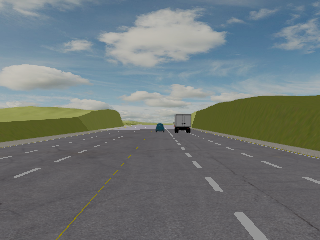
#> input picture exemplos/aula17-metadrive/amostra/quadro000.png, 320 x 240 px; its folder holds only this picture in this run
$ python testar.py
#> lines starting #> are read from the running program, lines starting #| are printed output that depends on the picture; after the words box and inside, x2 and y2 are one past the last pixel; in counts of white or black regions, pixels touching at a corner belong together
### exemplos/aula17-metadrive/capturar_frames.py
#!/usr/bin/env python3
"""Sobe o MetaDrive sem janela, dirige sozinho e grava N quadros da camera RGB.

    python capturar_frames.py                          # 60 quadros em ./quadros
    python capturar_frames.py --frames 500 --saida dataset --semente 3
    python capturar_frames.py --frames 3 --passo 1 --saida /tmp/q   # o teste rapido

Escreve, na pasta de --saida:

    quadro000.png ... quadroNNN.png   a camera sintetica, 8 bits, 3 canais
    estado.csv                        uma linha por quadro: onde o carro estava,
                                      a que velocidade, para onde apontava, o
                                      que havia a frente e se estava num
                                      cruzamento -- a base do rotulo
                                      semiautomatico do item 4 do TP4

QUEM DIRIGE e o IDMPolicy do proprio MetaDrive: segue a faixa, freia atras do
carro da frente e troca de faixa sozinho. Nao e o seu controlador; e o motorista
que gera os dados. Com ele a trajetoria depende so da semente, e o mesmo
comando gera o mesmo conjunto na sua maquina e na do colega.

A IMAGEM sai da observacao do ambiente (image_observation=True), que entrega um
dicionario {"image": (H, W, 3, pilha), "state": (19,)}. Com norm_pixel=False a
imagem e uint8 em [0, 255]; com stack_size=1 a pilha tem um quadro so. E a
ordem dos canais e BGR -- a mesma do OpenCV --, entao o cv2.imwrite grava o
array sem conversao nenhuma. Quem for mostrar com matplotlib inverte: [..., ::-1].

SEM TELA: o MetaDrive 0.4.3 abre um buffer OpenGL fora da tela, mas pede um
servidor X para isso (o pipe que ele carrega e o glxGraphicsPipe do Panda3D).
No WSL2 com WSLg o DISPLAY ja existe e basta rodar. Num servidor sem X,
rode por baixo do xvfb-run (veja o README). Sem DISPLAY nenhum o erro do
MetaDrive e enganoso -- "'NoneType' object has no attribute 'set_shader'" --,
por isso este script confere o DISPLAY antes e para com a frase certa.
"""
import argparse
import csv
import math
import os
import re
import sys
import time

# --- parametros da rotulagem semiautomatica, declarados ANTES de capturar ---
# Corredor a frente do carro, no referencial do proprio carro: um objeto conta
# como "a frente" se estiver entre 0 e ALCANCE_M para a frente e a menos de
# MEIA_LARGURA_M para o lado. 1,75 m e meia faixa de 3,5 m.
ALCANCE_M = 30.0
MEIA_LARGURA_M = 1.75
# Abaixo desta distancia a linha sai com rotulo_sugerido = obstaculo.
LIMIAR_OBSTACULO_M = 20.0
# Letras de bloco do mapa procedural que sao cruzamento: X (quatro vias),
# T (tres vias) e O (rotatoria). Ver metadrive/component/pgblock/.
BLOCOS_CRUZAMENTO = ("X", "T", "O")
# O mapa: uma letra por bloco. S reta, X cruzamento, T, C curva.
# Fixo de proposito: com mapa sorteado, metade das sementes nao tem cruzamento.
MAPA_PADRAO = "SXSTSC"

COLUNAS = [
    "indice", "arquivo", "passo", "t_s", "x_m", "y_m", "vel_kmh", "rumo_rad",
    "bloco", "em_cruzamento", "veiculo_a_frente", "dist_a_frente_m",
    "objeto_a_frente", "rotulo_sugerido",
]

_BLOCO = re.compile(r"^-?\d+([A-Za-z$])")


def bloco_da_faixa(indice_faixa):
    """Devolve a letra do bloco em que a faixa atual TERMINA, ou "" se nao achar.

    O MetaDrive nomeia os nos do grafo de vias como "2X0_0_": numero do bloco,
    letra do tipo, e o resto e interno. A faixa (inicio, fim, i) pertence ao
    bloco do no 'fim' -- e e por isso que a aproximacao de um cruzamento ja
    conta como cruzamento. Os nos do primeiro bloco sao ">", ">>", ">>>".
    """
    if not indice_faixa:
        return ""
    fim = indice_faixa[1]
    achado = _BLOCO.match(fim)
    return achado.group(1) if achado else "I"


def o_que_esta_a_frente(carro, objetos):
    """Procura o objeto mais proximo no corredor a frente do carro.

    Usa so geometria: posicao do objeto no referencial do carro. Nao olha a
    imagem. Devolve (distancia em m ou None, nome da classe ou "").
    """
    cx, cy = carro.position
    rumo = carro.heading_theta
    c, s = math.cos(rumo), math.sin(rumo)
    melhor, nome = None, ""
    for obj in objetos:
        if obj is carro:
            continue
        ox, oy = obj.position
        dx, dy = ox - cx, oy - cy
        frente = dx * c + dy * s
        lado = -dx * s + dy * c
        if 0.0 < frente <= ALCANCE_M and abs(lado) <= MEIA_LARGURA_M:
            if melhor is None or frente < melhor:
                melhor, nome = frente, type(obj).__name__
    return melhor, nome


def rotulo(em_cruzamento, dist):
    """A regra do rotulo sugerido. Cruzamento ganha de obstaculo de proposito:
    no cruzamento quase sempre ha carro parado a frente, e a classe rara e ela.
    """
    if em_cruzamento:
        return "cruzamento"
    if dist is not None and dist <= LIMIAR_OBSTACULO_M:
        return "obstaculo"
    return "via_livre"


def tem_tela():
    """O Panda3D do MetaDrive 0.4.3 so abre o buffer fora da tela com um X."""
    return bool(os.environ.get("DISPLAY"))


# [132 lines left out: functions montar_ambiente, capturar, _motivo, principal, not called in this run]


# [2 lines that do not run on import are left out]

### exemplos/aula17-metadrive/formas.py
#!/usr/bin/env python3
"""Hough Circle e Harris Corner sobre quadros do MetaDrive -- e o que ha para achar.

    python3 formas.py --pasta amostra
    python3 formas.py --pasta amostra --sobreposicao formas-020.png --quadro 4

Imprime, por quadro, quantos circulos o cv2.HoughCircles achou (e quantos deles
estao ACIMA do horizonte, onde nao ha nada redondo na cena) e quantos cantos o
cv2.cornerHarris marcou. Com --sobreposicao, grava um quadro com os circulos em
magenta e os cantos em vermelho.

O QUE EXISTE NA CENA DO METADRIVE 0.4.3 (mapa procedural, MetaDriveEnv),
lido no codigo instalado (metadrive/component/static_object/traffic_object.py e
metadrive/engine) e visto nos quadros:

    - NAO HA PLACA DE TRANSITO. Nenhuma classe de placa existe no pacote.
    - NAO HA SEMAFORO no mapa procedural; ha um modelo de semaforo nos assets,
      mas ele so e usado pelo ScenarioEnv (cenarios reais, Waymo/nuScenes).
    - HA cones (TrafficCone, laranja), triangulos de advertencia
      (TrafficWarning), barreiras (TrafficBarrier) e veiculos de cinco tamanhos.

Ou seja: o enunciado diz "formas geometricas (placas)", e placa nao ha. O que
o Hough Circle pode honestamente achar aqui e nada (o cone visto de tras e um
triangulo, a roda do carro da frente nao aparece). Medido nos 60 quadros da
semente 7: com param2 = 30, ZERO circulos; com 20, 16 circulos em 15 quadros,
12 deles no ceu; com 15, 151 circulos, 89 no ceu. Todo circulo que aparece e
falso positivo -- nuvem, borda de caminhao --, e a contagem acima do horizonte
mede isso. Experimente com --param2. O Harris acha cantos, e cantos ha
muitos: caminhao, carro, ponta de faixa tracejada, cone. Quem quiser circulo
de verdade precisa por um objeto redondo na cena (veja o README, "Como
adequar").
"""
import argparse
import pathlib
import sys

import cv2
import numpy as np

# --- parametros declarados antes de medir ---
# HoughCircles: dp=1 (acumulador do tamanho da imagem), distancia minima entre
# centros, limiar alto do Canny interno (param1) e votos minimos (param2).
# param2 baixo acha circulo em tudo; alto nao acha nada. 30 e o meio-termo
# classico para quadros de 320x240.
HOUGH_DP = 1.0
HOUGH_DIST_MIN = 20
HOUGH_PARAM1 = 100
HOUGH_PARAM2 = 30
HOUGH_RAIO_MIN = 4
HOUGH_RAIO_MAX = 40
DESFOQUE_MEDIANA = 5          # antes do Hough: tira o serrilhado do render

# cornerHarris: vizinhanca 2, Sobel 3, k = 0,04 (o valor do artigo de 1988).
HARRIS_BLOCO = 2
HARRIS_SOBEL = 3
HARRIS_K = 0.04
# Limiar RELATIVO ao maior valor do quadro. Atencao: limiar relativo garante
# cantos em QUALQUER imagem, ate numa parede lisa -- o maior valor sempre
# passa. Por isso o numero de cantos nao e prova de que ha objeto.
HARRIS_LIMIAR_REL = 0.01

# Linha do horizonte, em fracao da altura. Medida nos quadros do MetaDrive com
# a camera padrao do RGBCamera: o horizonte cai em ~0,55 da altura.
HORIZONTE = 0.55

AVISO_CENA = ("cena: o MetaDrive (mapa procedural) NAO TEM PLACA nem semaforo; "
              "ha cones, triangulos, barreiras e veiculos.")


def circulos(bgr, param2=None):
    """Devolve uma lista de (x, y, r) inteiros. Vazia se nao achar nada."""
    param2 = HOUGH_PARAM2 if param2 is None else param2
    cinza = cv2.cvtColor(bgr, cv2.COLOR_BGR2GRAY)
    cinza = cv2.medianBlur(cinza, DESFOQUE_MEDIANA)
    achados = cv2.HoughCircles(cinza, cv2.HOUGH_GRADIENT, HOUGH_DP, HOUGH_DIST_MIN,
                               param1=HOUGH_PARAM1, param2=param2,
                               minRadius=HOUGH_RAIO_MIN, maxRadius=HOUGH_RAIO_MAX)
    if achados is None:
        return []
    # OpenCV 4 devolve (1, N, 3) e o 5 pode devolver (N, 3): normaliza aqui.
    return [tuple(int(round(v)) for v in c) for c in np.asarray(achados).reshape(-1, 3)]


def cantos(bgr):
    """Devolve a lista de (x, y) dos cantos Harris, um por aglomerado.

    O mapa do Harris marca VARIOS pixels vizinhos para cada canto; contar
    pixels inflaria o numero. Cada componente conexo do mapa limiarizado conta
    uma vez, e o ponto devolvido e o centroide dele.
    """
    cinza = np.float32(cv2.cvtColor(bgr, cv2.COLOR_BGR2GRAY))
    resp = cv2.cornerHarris(cinza, HARRIS_BLOCO, HARRIS_SOBEL, HARRIS_K)
    if resp.max() <= 0:
        return []
    marca = np.uint8(resp > HARRIS_LIMIAR_REL * resp.max()) * 255
    n, _, _, centros = cv2.connectedComponentsWithStats(marca)
    return [(int(round(x)), int(round(y))) for x, y in centros[1:n]]


def analisar(bgr, param2=None):
    """O resumo de um quadro: contagens e as listas, para desenhar depois."""
    alt = bgr.shape[0]
    cs = circulos(bgr, param2)
    ks = cantos(bgr)
    y_hor = HORIZONTE * alt
    return {
        "circulos": cs,
        "circulos_no_ceu": sum(1 for _, y, _ in cs if y < y_hor),
        "cantos": ks,
        "cantos_na_pista": sum(1 for _, y in ks if y >= y_hor),
    }


# [16 lines left out: function desenhar, not called in this run]


def percorrer(pasta, param2=None):
    """Lista (nome, resultado) para cada quadroNNN.png da pasta, em ordem."""
    saida = []
    for caminho in sorted(pathlib.Path(pasta).glob("quadro*.png")):
        bgr = cv2.imread(str(caminho))
        if bgr is not None:
            saida.append((caminho.name, analisar(bgr, param2)))
    return saida


# [35 lines left out: function principal, not called in this run]


# [2 lines that do not run on import are left out]

### exemplos/aula17-metadrive/testar.py
#!/usr/bin/env python3
"""Prova o que da para provar, com e sem o MetaDrive instalado.

    python3 testar.py                      # grupos 1 a 6; o 7 so se achar o MetaDrive
    python3 testar.py --python "$PB_DIR/.venv-metadrive/bin/python"   # forca o 7

Grupos:
    1. o estado.csv da amostra: colunas, 60 linhas, regra do rotulo coerente
    2. os PNG da amostra: forma (240, 320, 3), uint8, todos citados no CSV
    3. as funcoes puras do capturar_frames.py, com resposta sabida
    4. o formas.py: roda na amostra, e deterministico, ACHA circulo e canto
       quando eles existem (imagem desenhada), e nao acha circulo no MetaDrive
    5. o medir_faixas.py: a configuracao da Aula 13 da zero, a ajustada acha
    6. higiene: ast.parse, ASCII puro, linhas <= 99 colunas
    7. SO COM METADRIVE: captura 3 quadros duas vezes e confere que as duas
       capturas dao o mesmo CSV

Termina em "todos os testes passaram." e sai com 0, ou com 1 na primeira falha
de cada grupo contada no fim.
"""
import argparse
import ast
import csv
import hashlib
import os
import pathlib
import shutil
import subprocess
import sys
import tempfile

import cv2
import numpy as np

AQUI = pathlib.Path(__file__).resolve().parent
AMOSTRA = AQUI / "amostra"
sys.path.insert(0, str(AQUI))

import capturar_frames as cf  # noqa: E402  (nao importa o metadrive no topo)
import formas  # noqa: E402
import medir_faixas  # noqa: E402

FALHAS = []


def confere(cond, msg):
    print("  [%s] %s" % ("ok" if cond else "FALHOU", msg))
    if not cond:
        FALHAS.append(msg)


def ler_csv():
    with open(AMOSTRA / "estado.csv", newline="") as arq:
        leitor = csv.reader(arq)
        cab = next(leitor)
        return cab, [dict(zip(cab, lin)) for lin in leitor]


def grupo1():
    print("1. estado.csv da amostra")
    cab, linhas = ler_csv()
#> (reads exemplos/aula17-metadrive/amostra/estado.csv from the repository)
    confere(cab == cf.COLUNAS, "as %d colunas sao as do capturar_frames.COLUNAS" % len(cab))
    confere(len(linhas) == 60, "60 linhas (achei %d)" % len(linhas))
    confere([int(x["indice"]) for x in linhas] == list(range(len(linhas))),
            "indice vai de 0 a N-1 sem buraco")
    t = [float(x["t_s"]) for x in linhas]
    confere(all(b > a for a, b in zip(t, t[1:])), "o tempo cresce estritamente")
    confere(all(x["rotulo_sugerido"] in ("via_livre", "obstaculo", "cruzamento")
                for x in linhas), "rotulo_sugerido so tem as 3 classes do item 4")
    coerente = all(
        x["rotulo_sugerido"] == cf.rotulo(
            x["em_cruzamento"] == "1",
            float(x["dist_a_frente_m"]) if x["dist_a_frente_m"] else None)
        for x in linhas)
    confere(coerente, "rotulo_sugerido bate com a regra rotulo() linha a linha")
    confere(all((x["bloco"] in cf.BLOCOS_CRUZAMENTO) == (x["em_cruzamento"] == "1")
                for x in linhas), "em_cruzamento bate com a letra do bloco")
    n_cruz = sum(1 for x in linhas if x["rotulo_sugerido"] == "cruzamento")
    confere(n_cruz >= 1, "a semente 7 passa por um cruzamento (%d quadros)" % n_cruz)


def grupo2():
    print("2. PNG da amostra")
    _, linhas = ler_csv()
    citados = {x["arquivo"] for x in linhas}
    pngs = sorted(AMOSTRA.glob("quadro*.png"))
    confere(len(pngs) >= 10, "ha pelo menos 10 quadros na amostra (%d)" % len(pngs))
    formas_ok = True
    for p in pngs:
        img = cv2.imread(str(p), cv2.IMREAD_UNCHANGED)
        formas_ok &= img is not None and img.shape == (240, 320, 3) and img.dtype == np.uint8
    confere(formas_ok, "todos os quadros sao (240, 320, 3) uint8")
    confere(all(p.name in citados for p in pngs), "todo PNG da amostra tem linha no CSV")
    # Ceu azul em cima, asfalto cinza embaixo: se o canal azul do ceu for maior
    # que o vermelho no ARQUIVO lido pelo cv2 (BGR), a ordem de canais esta certa.
    img = cv2.imread(str(pngs[0]))
    ceu = img[:40].reshape(-1, 3).mean(axis=0)
    confere(ceu[0] > ceu[2] + 20, "ceu azul no canal 0 do cv2: o arquivo foi gravado em BGR "
            "certo (B=%.0f R=%.0f)" % (ceu[0], ceu[2]))


class _Obj(object):
    def __init__(self, x, y, rumo=0.0):
        self.position = (x, y)
        self.heading_theta = rumo


class SVehicle(_Obj):
    pass


class TrafficCone(_Obj):
    pass


def grupo3():
    print("3. funcoes puras do capturar_frames.py")
    confere(cf.bloco_da_faixa((">", ">>", 0)) == "I", "no '>>' e o primeiro bloco: I")
    confere(cf.bloco_da_faixa(("1S0_0_", "2X0_0_", 0)) == "X", "fim '2X0_0_' -> X")
    confere(cf.bloco_da_faixa(("-3T0_1_", "-3T1_0_", 1)) == "T", "sinal negativo -> T")
    confere(cf.bloco_da_faixa(None) == "", "sem faixa -> vazio")
    carro = _Obj(0.0, 0.0, 0.0)
    obj = [carro, SVehicle(12.0, 0.5), TrafficCone(8.0, 3.0), SVehicle(-5.0, 0.0),
           SVehicle(45.0, 0.0)]
    d, tipo = cf.o_que_esta_a_frente(carro, obj)
    confere(d == 12.0 and tipo == "SVehicle",
            "a frente: carro a 12 m na faixa; cone a 3 m de lado e carro atras ignorados")
    carro_n = _Obj(0.0, 0.0, 1.5707963)
    d2, _ = cf.o_que_esta_a_frente(carro_n, [carro_n, TrafficCone(0.3, 9.0)])
    confere(d2 is not None and abs(d2 - 9.0) < 0.01, "o corredor gira com o rumo (90 graus)")
    confere(cf.rotulo(True, 5.0) == "cruzamento", "cruzamento ganha de obstaculo")
    confere(cf.rotulo(False, cf.LIMIAR_OBSTACULO_M) == "obstaculo", "no limiar e obstaculo")
    confere(cf.rotulo(False, None) == "via_livre", "nada a frente e via livre")


def grupo4():
    print("4. formas.py")
    a = formas.percorrer(AMOSTRA)
    b = formas.percorrer(AMOSTRA)
    confere(len(a) >= 10, "roda sobre a amostra (%d quadros)" % len(a))
    confere(a == b, "duas passadas dao exatamente o mesmo resultado")
    confere(sum(len(r["circulos"]) for _, r in a) == 0,
            "param2=30: nenhum circulo nos quadros do MetaDrive (nao ha placa)")
    confere(all(len(r["cantos"]) > 0 for _, r in a), "Harris marca cantos em todo quadro")
    # O detector funciona quando HA circulo: uma placa desenhada.
    img = np.full((240, 320, 3), 110, np.uint8)
    cv2.circle(img, (160, 100), 25, (40, 40, 220), -1)
    cv2.circle(img, (160, 100), 25, (250, 250, 250), 3)
    cs = formas.circulos(img)
    confere(len(cs) == 1 and abs(cs[0][0] - 160) <= 3 and abs(cs[0][2] - 25) <= 4,
            "placa redonda desenhada: 1 circulo em (160, 100), raio 25 (%s)" % cs)
    img2 = np.full((240, 320, 3), 200, np.uint8)
    cv2.rectangle(img2, (100, 60), (220, 180), (20, 20, 20), -1)
    ks = formas.cantos(img2)
    confere(len(ks) == 4, "quadrado preto desenhado: 4 cantos Harris (%d)" % len(ks))


def grupo5():
    print("5. medir_faixas.py")
    if not medir_faixas.AULA13_PADRAO.is_file():
        print("  [pulado] nao achei %s" % medir_faixas.AULA13_PADRAO)
        return
    F = medir_faixas.carregar_faixas(medir_faixas.AULA13_PADRAO)
    linhas = medir_faixas.medir(F, AMOSTRA)
    seg_p = sum(lin[1]["diag"]["n_segmentos"] for lin in linhas)
    ambas_a = sum(1 for lin in linhas if lin[2]["faixa_esq"] and lin[2]["faixa_dir"])
    confere(seg_p == 0, "configuracao da Aula 13, sem mudar nada: 0 segmentos no MetaDrive")
    confere(ambas_a >= len(linhas) - 2, "configuracao ajustada: as duas faixas em %d de %d"
            % (ambas_a, len(linhas)))


def grupo6():
    print("6. higiene dos .py")
    for p in sorted(AQUI.glob("*.py")):
        bruto = p.read_bytes()
        ok_ast = True
        try:
            ast.parse(bruto.decode("ascii", errors="replace"))
        except SyntaxError:
            ok_ast = False
        ascii_ok = all(c < 128 for c in bruto)
        largas = [i + 1 for i, lin in enumerate(bruto.decode("utf-8").splitlines())
                  if len(lin) > 99]
        confere(ok_ast and ascii_ok and not largas,
                "%s: ast ok, ASCII puro, nenhuma linha > 99%s"
                % (p.name, "" if not largas else " (linhas %s)" % largas))


def achar_python(pedido):
    """Um Python que importe metadrive: o pedido, este, ou o .venv-metadrive."""
    candidatos = [pedido, os.environ.get("METADRIVE_PYTHON"), sys.executable,
                  str(AQUI.parent / ".venv-metadrive" / "bin" / "python"),
                  str(AQUI / ".venv-metadrive" / "bin" / "python"),
                  str(pathlib.Path.cwd() / ".venv-metadrive" / "bin" / "python")]
    for c in candidatos:
        if not c or not os.path.exists(c):
            continue
        r = subprocess.run([c, "-c", "import metadrive"], capture_output=True)
        if r.returncode == 0:
            return c
    return None


# [9 lines left out: function capturar_3, not called in this run]


def grupo7(pedido):
    print("7. captura de verdade (MetaDrive)")
    py = achar_python(pedido)
    if py is None:
        print("  [pulado] nenhum Python com metadrive (passe --python ou defina "
              "METADRIVE_PYTHON)")
        return
    with tempfile.TemporaryDirectory() as d1, tempfile.TemporaryDirectory() as d2:
        r1 = capturar_3(py, d1)
        if r1 is None:
            print("  [pulado] sem DISPLAY e sem xvfb-run")
            return
        confere(r1.returncode == 0, "capturar_frames.py --frames 3 sai com 0 (%s)"
                % (r1.stderr.strip().splitlines()[-1:] if r1.returncode else py))
        if r1.returncode:
            return
        pngs = sorted(pathlib.Path(d1).glob("quadro*.png"))
        confere(len(pngs) == 3, "3 PNG gravados")
        img = cv2.imread(str(pngs[0]), cv2.IMREAD_UNCHANGED)
        confere(img is not None and img.shape == (240, 320, 3), "forma (240, 320, 3)")
        with open(os.path.join(d1, "estado.csv")) as arq:
            linhas = list(csv.reader(arq))
        confere(linhas[0] == cf.COLUNAS and len(linhas) == 4, "CSV com cabecalho e 3 linhas")
        r2 = capturar_3(py, d2)
        csv1 = open(os.path.join(d1, "estado.csv")).read()
        csv2 = open(os.path.join(d2, "estado.csv")).read()
        confere(r2.returncode == 0 and csv1 == csv2,
                "mesma semente, mesmo estado.csv nas duas capturas")
        h1 = [hashlib.md5(p.read_bytes()).hexdigest() for p in pngs]
        h2 = [hashlib.md5(p.read_bytes()).hexdigest()
              for p in sorted(pathlib.Path(d2).glob("quadro*.png"))]
        print("  [info] PNG identicos byte a byte nas duas capturas: %s"
              % ("sim" if h1 == h2 else "NAO (o render nao e garantido deterministico)"))


def principal():
    p = argparse.ArgumentParser(description=__doc__,
                                formatter_class=argparse.RawDescriptionHelpFormatter)
    p.add_argument("--python", help="Python do ambiente com o metadrive (grupo 7)")
    args = p.parse_args()
    grupo1()
    grupo2()
#> in grupo2, img is the input picture: shape (240, 320, 3); mean B, G, R 121, 120.4, 111.8
#> in grupo2, `formas_ok &= img is not None and img.shape == (240, 320, 3) and img.dt..`: formas_ok = True
#|   [ok] todos os quadros sao (240, 320, 3) uint8
#> in grupo2, `ceu = img[:40].reshape(-1, 3).mean(axis=0)`: ceu = [152.4, 134.9, 113.2]
#|   [ok] ceu azul no canal 0 do cv2: o arquivo foi gravado em BGR certo (B=152 R=113)
    grupo3()
    grupo4()
#> in circulos, `cinza = cv2.cvtColor(bgr, cv2.COLOR_BGR2GRAY)`:
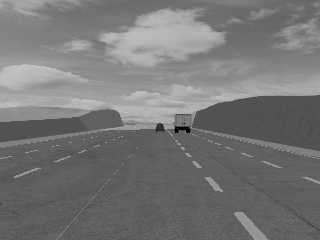
#> cinza: shape (240, 320); min 0, max 199, mean 117.9
#> in circulos, `achados = cv2.HoughCircles(cinza, cv2.HOUGH_GRADIENT, HOUGH_DP, HOUGH_..`: achados = None
#> in analisar, `cs = circulos(bgr, param2)`: cs = []
#> in cantos, `marca = np.uint8(resp > HARRIS_LIMIAR_REL * resp.max()) * 255`:
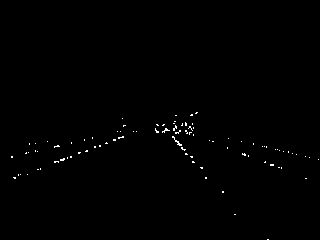
#> marca: shape (240, 320); 0.44% white in thin lines or dots, all inside (x1, y1, x2, y2) = (11, 112, 319, 240)
#> in cantos, `n, _, _, centros = cv2.connectedComponentsWithStats(marca)`: n = 91; centros = 91 pairs, first value 11.5 to 318, second value 112.5 to 239
#> in analisar, `ks = cantos(bgr)`: ks = 90 pairs, first value 12 to 318, second value 112 to 239
#> in grupo4, `a = formas.percorrer(AMOSTRA)`: a = 1 item
#> in grupo4, `cv2.circle(img, (160, 100), 25, (40, 40, 220), -1)`:
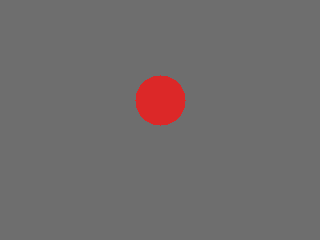
#> img: shape (240, 320, 3); mean of channels 0, 1, 2 108.2, 108.2, 112.8; drawn as B, G, R
#> in grupo4, `cv2.circle(img, (160, 100), 25, (250, 250, 250), 3)`:
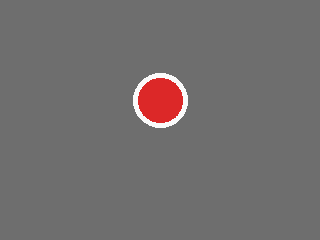
#> img: shape (240, 320, 3); 1.01% of pixels changed, all inside (x1, y1, x2, y2) = (133, 73, 188, 128); drawn as B, G, R
#> in grupo4, `cs = formas.circulos(img)`: cs = [(160, 100, 27)]
#> in grupo4, `cv2.rectangle(img2, (100, 60), (220, 180), (20, 20, 20), -1)`:
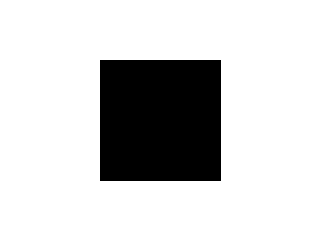
#> img2: shape (240, 320, 3); values 20 (black) and 200 (white), 80.9% white; 1 black region, box (x1, y1, x2, y2) and area: (100, 60, 221, 181) 14641
#> (the rest of the program and of its run is left out)
